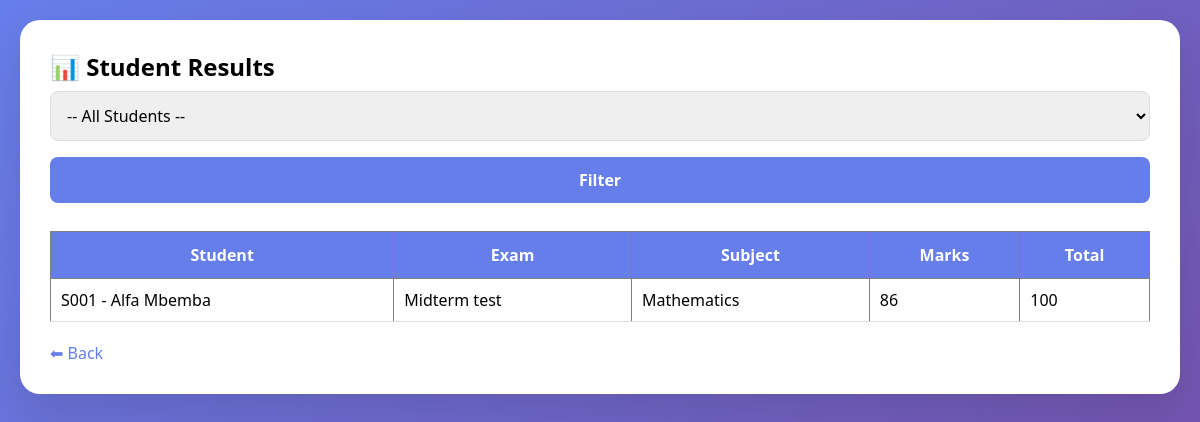
Screenshot of /results.php (signed in) with the database file from the repository.
### tables this page shows
CREATE TABLE `results` (
  `id` int(11) NOT NULL,
  `student_id` int(11) DEFAULT NULL,
  `exam_name` varchar(50) DEFAULT NULL,
  `subject` varchar(50) DEFAULT NULL,
  `marks` int(11) DEFAULT NULL,
  `grade` char(2) DEFAULT NULL,
  `total_marks` int(11) DEFAULT 100
);

CREATE TABLE `students` (
  `id` int(11) NOT NULL,
  `admission_no` varchar(20) DEFAULT NULL,
  `full_name` varchar(100) DEFAULT NULL,
  `class` varchar(20) DEFAULT NULL,
  `parent_phone` varchar(15) DEFAULT NULL,
  `address` text DEFAULT NULL,
  `fee_paid` decimal(10,2) DEFAULT 0.00,
  `total_fees` decimal(10,2) DEFAULT 5000.00,
  `registered_date` timestamp NOT NULL DEFAULT current_timestamp()
);

### results.php (the view, shortened to what this page needs)
<?php include 'config.php'; if(!isset($_SESSION['admin'])) header('Location: index.php'); ?>
<!DOCTYPE html>
<html>
<head>
    <link rel="stylesheet" href="style.css">
</head>
<body>
<div class="container">
    <h2>📊 Student Results</h2>
    <form method="GET">
        <select name="student_id">
            <option value="">-- All Students --</option>
        </select>
        <button type="submit">Filter</button>
    </form>
    <table border="1" cellpadding="8">
        <tr><th>Student</th><th>Exam</th><th>Subject</th><th>Marks</th><th>Total</th></tr>
        <?php
        $filter = isset($_GET['student_id']) && $_GET['student_id'] != '' ? "WHERE student_id = ".$_GET['student_id'] : "";
        $res = $conn->query("SELECT r.*, s.full_name, s.admission_no FROM results r JOIN students s ON r.student_id = s.id $filter ORDER BY r.id DESC");
        while($row = $res->fetch_assoc()):
        ?>
        <tr>
            <td><?= $row['admission_no']." - ".$row['full_name'] ?></td>
            <td><?= $row['exam_name'] ?></td>
            <td><?= $row['subject'] ?></td>
            <td><?= $row['marks'] ?></td>
            <td><?= $row['total_marks'] ?></td>
        </tr>
        <?php endwhile; ?>
    </table>
    <a href="index.php">⬅ Back</a>
</div>
</body>
</html>

### style.css (style rules this page uses)
* { margin: 0; padding: 0; box-sizing: border-box; font-family: 'Segoe UI', Tahoma, Geneva, Verdana, sans-serif; }
body { background: linear-gradient(135deg, #667eea 0%, #764ba2 100%); min-height: 100vh; padding: 20px; }
.container { max-width: 1200px; margin: auto; background: white; border-radius: 20px; padding: 30px; box-shadow: 0 20px 40px rgba(0,0,0,0.1); }
input, select, textarea, button { width: 100%; padding: 12px; margin: 8px 0; border: 1px solid #ddd; border-radius: 8px; font-size: 16px; }
button { background: #667eea; color: white; border: none; cursor: pointer; font-weight: bold; }
table { width: 100%; border-collapse: collapse; margin: 20px 0; }
th { background: #667eea; color: white; padding: 12px; }
td { padding: 10px; border-bottom: 1px solid #ddd; }
a { color: #667eea; text-decoration: none; }

### rows the page displays
results: student.admission_no "S001", student.full_name "Alfa Mbemba", exam_name "Midterm test", subject "Mathematics", marks "86", total_marks "100"
